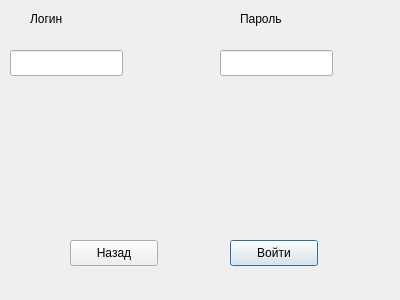
<?xml version="1.0" encoding="UTF-8"?>
<ui version="4.0">
 <class>LoginDialog</class>
 <widget class="QDialog" name="LoginDialog">
  <property name="geometry">
   <rect>
    <x>0</x>
    <y>0</y>
    <width>400</width>
    <height>300</height>
   </rect>
  </property>
  <property name="windowTitle">
   <string>Dialog</string>
  </property>
  <widget class="QLineEdit" name="login_input">
   <property name="geometry">
    <rect>
     <x>10</x>
     <y>50</y>
     <width>113</width>
     <height>26</height>
    </rect>
   </property>
  </widget>
  <widget class="QLineEdit" name="password_input">
   <property name="geometry">
    <rect>
     <x>220</x>
     <y>50</y>
     <width>113</width>
     <height>26</height>
    </rect>
   </property>
  </widget>
  <widget class="QLabel" name="label">
   <property name="geometry">
    <rect>
     <x>30</x>
     <y>10</y>
     <width>66</width>
     <height>18</height>
    </rect>
   </property>
   <property name="text">
    <string>Логин</string>
   </property>
  </widget>
  <widget class="QLabel" name="label_2">
   <property name="geometry">
    <rect>
     <x>240</x>
     <y>10</y>
     <width>66</width>
     <height>18</height>
    </rect>
   </property>
   <property name="text">
    <string>Пароль</string>
   </property>
  </widget>
  <widget class="QPushButton" name="loginButton">
   <property name="geometry">
    <rect>
     <x>230</x>
     <y>240</y>
     <width>88</width>
     <height>26</height>
    </rect>
   </property>
   <property name="text">
    <string>Войти</string>
   </property>
  </widget>
  <widget class="QPushButton" name="backButton">
   <property name="geometry">
    <rect>
     <x>70</x>
     <y>240</y>
     <width>88</width>
     <height>26</height>
    </rect>
   </property>
   <property name="text">
    <string>Назад</string>
   </property>
  </widget>
 </widget>
 <resources/>
 <connections/>
</ui>
